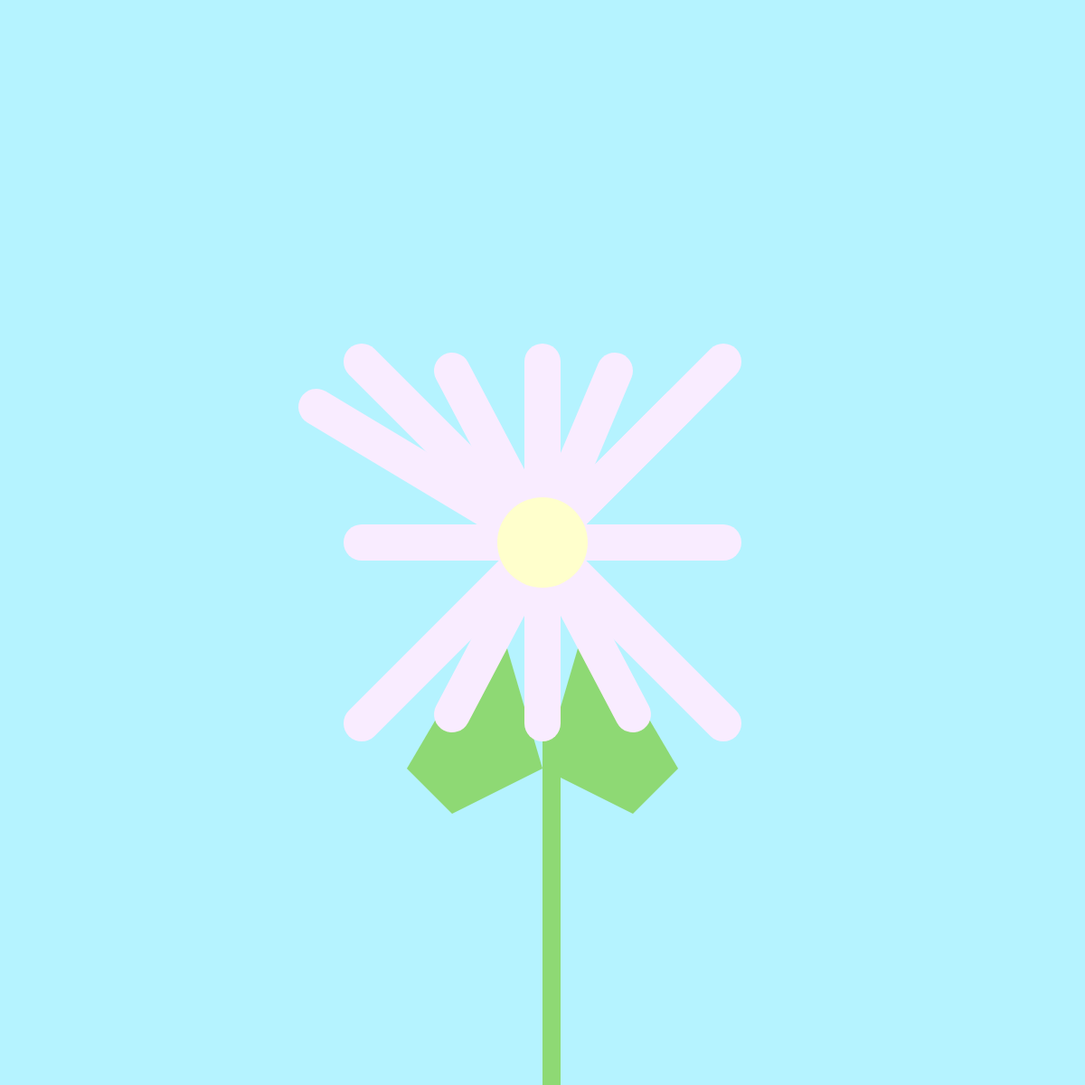
Frame 1 (no input)
Frame 60 (no input): identical to frame 1, image omitted
Frame 120 (the mouse pressed at the canvas centre since frame 60): identical to frame 1, image omitted

The p5.js sketch that drew this single still picture (run headless with seeded random() and noise() and a simulated clock; from frame 60 on, the mouse is pressed at the canvas centre):

// p5.js sketch
// ── sketch.js
function setup() {
  createCanvas(1200, 1200);
  colorMode(RGB, 255)
}

function draw() {
  background(181, 243, 255); //sky blue background color
  //leaves
  fill(142, 217, 116);
  noStroke();
  quad (550,680,600,850, 500,900,450,850);
  quad (650,680,750,850,700,900,600,850);
  rect (600,600,20,600);
  //petals
  stroke(249, 236, 255);
  strokeWeight(40);
  line(600,600, 600, 800); 
  line(600,600, 800, 600);
  line(600,600, 500,410);
  line(600,600, 680,410);
  line(600,600, 350,450);
  line(600,600, 750,450);
  line(600,600, 400, 600);
  line(600,600, 600, 400);
  line(600,600, 800, 800);
  line(600,600, 400, 400);
  line(600,600, 400, 800);
  line(600,600, 800, 400);
  line(600,600, 500,790);
  line(600,600, 700,790);
  //center of flower
  fill(2248, 255, 204);
  noStroke();
  ellipse(600, 600, 100, 100);

}
